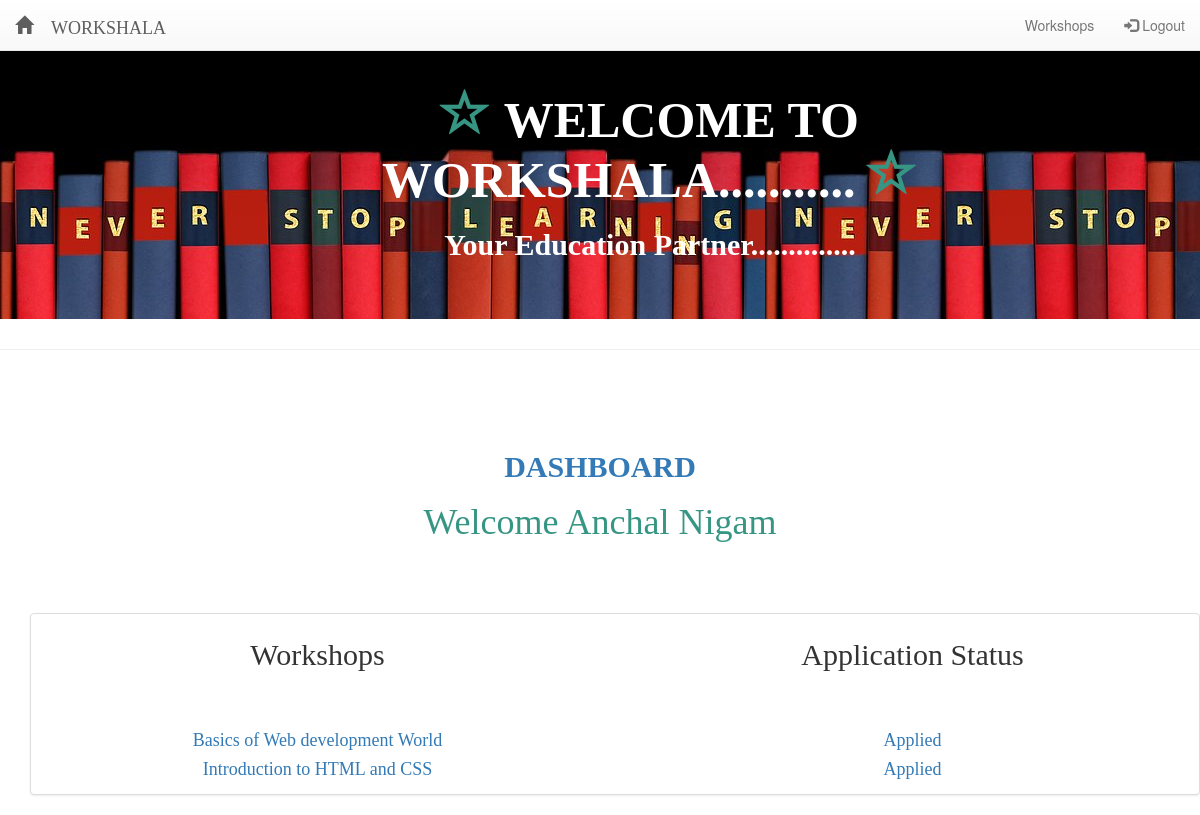
Page /dash.php (signed in) on the committed database.
### tables this page shows
CREATE TABLE `users` (
  `id` int(11) NOT NULL,
  `Name` varchar(30) NOT NULL,
  `Email` varchar(40) NOT NULL,
  `Password` varchar(40) NOT NULL,
  `mob` text NOT NULL,
  `gender` varchar(5) NOT NULL,
  `Basics_of_Web_development_World` varchar(2) NOT NULL,
  `Introduction_to_HTML_and_CSS` varchar(2) NOT NULL
);

### dash.php (the view, shortened to what this page needs)
<?php
include("connect.php");
if(isset($_SESSION['Email'])) {
$email=$_SESSION['Email'];
$name=mysqli_query($con,"SELECT * FROM users WHERE Email='$email'");
$res=mysqli_fetch_assoc($name);
$n=$res["Name"];
}
else{
url('index.php');
}
?>
<!DOCTYPE html>
<html>
<head>
	<link rel="stylesheet" href="css/style.css">
    <link rel="stylesheet" type="text/css" href="css/bootstrap.min.css">
	<link rel="stylesheet" href="css/bootstrap-theme.min.css">
<link rel="stylesheet"
  href="https://cdnjs.cloudflare.com/ajax/libs/animate.css/3.5.2/animate.min.css">
</head>
<body>
<nav class="navbar navbar-default navbar-fixed-top" >
 <div class="container-fluid">
    <a class="navbar-brand" href="dash.php"><span class="glyphicon glyphicon-home"> WORKSHALA</span></a>
      <ul class="nav navbar-nav navbar-right">
<li><a href="index.php"> Workshops</a></li>
      <li><a href="logout.php"><span class="glyphicon glyphicon-log-in"></span> Logout</a></li>
</ul>
</div>
</nav><br/>
<div class="jumbotron" style="background-image:url('css/reg.jpg')">
   <div class="container-fluid">
  <div class="row">
    <div class="col-lg-9 col-lg-offset-2">
	   <h2 class="animated pulse infinite text-center" style="font-family:GARAMOND;color:white;font-size:50px">
<span class="glyphicon glyphicon-star-empty" style="color:#379683"></span>
	   <strong>WELCOME TO WORKSHALA........... <strong><span class="glyphicon glyphicon-star-empty" style="color:#379683"></span></h2>
        <h2 class="text-center" style="font-family:vivaldi;color:white"><strong>Your Education Partner..............</strong></h2>
	</div>
  </div>
  </div>
  </div><hr><br/><br/><br/>
<div class="container text-center">
   <h2 style="font-family:cursive" class="text-primary"><strong>DASHBOARD</strong></h2>
<?php
echo "<h1 style='font-family:verdana;color:#379683'>Welcome $n</h1><br/><br/><br/>";
?>
<div class="container thumbnail">
    <div class="row">
        <div class="col-lg-6 ">
             <h2 style="font-family:garamond">Workshops</h2>
        </div>
        <div class="col-lg-6">
<h2 style="font-family:garamond">Application Status</h2>
        </div>
      </div><br/><br/>
    <?php
    $query = mysqli_query($con,"SELECT * FROM users where Name='$n'");
echo "<div class='row'>
<div class='col-lg-6'>";
while($row = mysqli_fetch_assoc($query)){
    foreach($row as $key => $value) {
           if($value=='1'){
            $c=str_replace('_',' ',$key);
			echo "<h4 style='font-family:verdana' class='text-primary'>$c<br/></h4>";
		   }
     }
echo "</div>
<div class='col-lg-6'>";
    foreach($row as $key => $value) {
           if($value=='1'){
             echo "<h4 style='font-family:verdana' class='text-primary'>Applied</h4>";
		   }
     }
echo "</div></div>";
}
?>
</div>
</body>
</html>

### rows in the picture
users: Name "Anchal Nigam", c "Basics of Web development World", c "Introduction to HTML and CSS", Basics_of_Web_development_World "Applied", Introduction_to_HTML_and_CSS "Applied"
